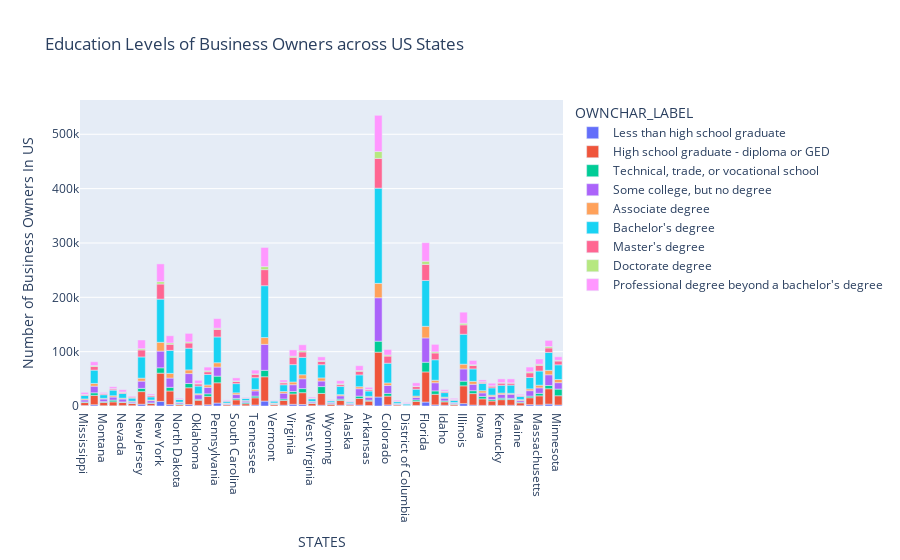

Notebook source saved alongside this figure:
### Code cell
# print(EDUCdf)

filter = EDUCdf_States[['NAME','OWNER_RACE_LABEL','OWNCHAR_LABEL','OWNPDEMP']]


totalRespondants = filter['OWNER_RACE_LABEL'] == 'All owners of respondent firms'
newdf2 = filter[totalRespondants]
newdf2 = newdf2[newdf2['OWNCHAR_LABEL'] != 'Total reporting']
newdf2 = newdf2[newdf2['OWNCHAR_LABEL'] != 'Item not reported']
newdf2['OWNPDEMP'] = newdf2['OWNPDEMP'].astype('int64')

newdf2
fig = px.bar(newdf2, x="NAME", y="OWNPDEMP", color="OWNCHAR_LABEL", title="Education Levels of Business Owners across US States",
               labels ={"NAME":"STATES",
                    "OWNPDEMP":"Number of Business Owners In US"})
fig.show()

# newdf2.groupby(['NAME','OWNCHAR_LABEL']).agg('sum')['OWNPDEMP']
# newdf2
# myfilter = filter['OWNCHAR_LABEL'] == 'Associate degree'

# filter[myfilter]
    

# type(filter)
# filter
# print(filter)
# s=filter.groupby('NAME').agg('count')['OWNCHAR_LABEL']
# s= filter['OWNCHAR_LABEL'].value_counts()

### Figure 1 — Plotly figure (JSON) as saved in the notebook; plotly's stock layout.template omitted (floating-point values rounded to 4 significant figures)
{"data": [{"alignmentgroup": "True", "hovertemplate": "OWNCHAR_LABEL=Less than high school graduate<br>STATES=%{x}<br>Number of Business Owners In US=%{y}<extra></extra>", "legendgroup": "Less than high school graduate", "marker": {"color": "#636efa", "pattern": {"shape": ""}}, "name": "Less than high school graduate", "offsetgroup": "Less than high school graduate", "orientation": "v", "showlegend": true, "textposition": "auto", "type": "bar", "x": ["Mississippi", "Missouri", "Montana", "Nebraska", "Nevada", "New Hampshire", "New Jersey", "New Mexico", "New York", "North Carolina", "North Dakota", "Ohio", "Oklahoma", "Oregon", "Pennsylvania", "Rhode Island", "South Carolina", "South Dakota", "Tennessee", "Texas", "Vermont", "Utah", "Virginia", "Washington", "West Virginia", "Wisconsin", "Wyoming", "Alabama", "Alaska", "Arizona", "Arkansas", "California", "Colorado", "Delaware", "District of Columbia", "Connecticut", "Florida", "Georgia", "Idaho", "Hawaii", "Illinois", "Indiana", "Iowa", "Kansas", "Kentucky", "Louisiana", "Maine", "Maryland", "Massachusetts", "Michigan", "Minnesota"], "xaxis": "x", "y": [877, 2278, 525, 342, 674, 596, 3276, 659, 8559, 2607, 132, 2683, 1181, 2210, 5446, 279, 1794, 382, 1837, 9063, 257, 1483, 3144, 2791, 328, 1473, 133, 1403, 319, 1724, 870, 16563, 2070, 227, 0, 1025, 7288, 2065, 1366, 406, 4398, 1729, 1116, 1167, 955, 1408, 581, 2442, 1932, 3424, 1855], "yaxis": "y"}, {"alignmentgroup": "True", "hovertemplate": "OWNCHAR_LABEL=High school graduate - diploma or GED<br>STATES=%{x}<br>Number of Business Owners In US=%{y}<extra></extra>", "legendgroup": "High school graduate - diploma or GED", "marker": {"color": "#EF553B", "pattern": {"shape": ""}}, "name": "High school graduate - diploma or GED", "offsetgroup": "High school graduate - diploma or GED", "orientation": "v", "showlegend": true, "textposition": "auto", "type": "bar", "x": ["Mississippi", "Missouri", "Montana", "Nebraska", "Nevada", "New Hampshire", "New Jersey", "New Mexico", "New York", "North Carolina", "North Dakota", "Ohio", "Oklahoma", "Oregon", "Pennsylvania", "Rhode Island", "South Carolina", "South Dakota", "Tennessee", "Texas", "Vermont", "Utah", "Virginia", "Washington", "West Virginia", "Wisconsin", "Wyoming", "Alabama", "Alaska", "Arizona", "Arkansas", "California", "Colorado", "Delaware", "District of Columbia", "Connecticut", "Florida", "Georgia", "Idaho", "Hawaii", "Illinois", "Indiana", "Iowa", "Kansas", "Kentucky", "Louisiana", "Maine", "Maryland", "Massachusetts", "Michigan", "Minnesota"], "xaxis": "x", "y": [5443, 17210, 6084, 7273, 5782, 3955, 23207, 4028, 51898, 25037, 2382, 30892, 9457, 15467, 37255, 2226, 9574, 3745, 13231, 44743, 2622, 8727, 19013, 21709, 4639, 21631, 3264, 8836, 1744, 12096, 8119, 82508, 16159, 1904, 665, 7421, 55410, 19489, 6232, 2679, 32725, 21126, 12038, 8022, 10715, 10446, 5178, 12762, 16774, 28364, 16992], "yaxis": "y"}, {"alignmentgroup": "True", "hovertemplate": "OWNCHAR_LABEL=Technical, trade, or vocational school<br>STATES=%{x}<br>Number of Business Owners In US=%{y}<extra></extra>", "legendgroup": "Technical, trade, or vocational school", "marker": {"color": "#00cc96", "pattern": {"shape": ""}}, "name": "Technical, trade, or vocational school", "offsetgroup": "Technical, trade, or vocational school", "orientation": "v", "showlegend": true, "textposition": "auto", "type": "bar", "x": ["Mississippi", "Missouri", "Montana", "Nebraska", "Nevada", "New Hampshire", "New Jersey", "New Mexico", "New York", "North Carolina", "North Dakota", "Ohio", "Oklahoma", "Oregon", "Pennsylvania", "Rhode Island", "South Carolina", "South Dakota", "Tennessee", "Texas", "Vermont", "Utah", "Virginia", "Washington", "West Virginia", "Wisconsin", "Wyoming", "Alabama", "Alaska", "Arizona", "Arkansas", "California", "Colorado", "Delaware", "District of Columbia", "Connecticut", "Florida", "Georgia", "Idaho", "Hawaii", "Illinois", "Indiana", "Iowa", "Kansas", "Kentucky", "Louisiana", "Maine", "Maryland", "Massachusetts", "Michigan", "Minnesota"], "xaxis": "x", "y": [1194, 4818, 1460, 3235, 1053, 720, 5994, 996, 9819, 6750, 1246, 7837, 1722, 4750, 12270, 580, 2624, 2186, 3162, 11805, 627, 2725, 4451, 7512, 601, 12648, 493, 2399, 561, 4299, 1700, 20250, 4990, 589, 0, 2772, 17851, 6272, 1785, 814, 8598, 5322, 4505, 2542, 2728, 2193, 1426, 2971, 4588, 5953, 12275], "yaxis": "y"}, {"alignmentgroup": "True", "hovertemplate": "OWNCHAR_LABEL=Some college, but no degree<br>STATES=%{x}<br>Number of Business Owners In US=%{y}<extra></extra>", "legendgroup": "Some college, but no degree", "marker": {"color": "#ab63fa", "pattern": {"shape": ""}}, "name": "Some college, but no degree", "offsetgroup": "Some college, but no degree", "orientation": "v", "showlegend": true, "textposition": "auto", "type": "bar", "x": ["Mississippi", "Missouri", "Montana", "Nebraska", "Nevada", "New Hampshire", "New Jersey", "New Mexico", "New York", "North Carolina", "North Dakota", "Ohio", "Oklahoma", "Oregon", "Pennsylvania", "Rhode Island", "South Carolina", "South Dakota", "Tennessee", "Texas", "Vermont", "Utah", "Virginia", "Washington", "West Virginia", "Wisconsin", "Wyoming", "Alabama", "Alaska", "Arizona", "Arkansas", "California", "Colorado", "Delaware", "District of Columbia", "Connecticut", "Florida", "Georgia", "Idaho", "Hawaii", "Illinois", "Indiana", "Iowa", "Kansas", "Kentucky", "Louisiana", "Maine", "Maryland", "Massachusetts", "Michigan", "Minnesota"], "xaxis": "x", "y": [3749, 12185, 4781, 5670, 5314, 2116, 13325, 4119, 30747, 17022, 2198, 18229, 8421, 11944, 16730, 1562, 7008, 2631, 9533, 47814, 1065, 10664, 12608, 18092, 2002, 10259, 1771, 6197, 2023, 13667, 5343, 79898, 14584, 1429, 418, 4558, 44760, 14980, 5111, 1606, 22533, 11808, 6442, 5888, 6947, 7599, 2877, 10054, 10143, 19706, 11828], "yaxis": "y"}, {"alignmentgroup": "True", "hovertemplate": "OWNCHAR_LABEL=Associate degree<br>STATES=%{x}<br>Number of Business Owners In US=%{y}<extra></extra>", "legendgroup": "Associate degree", "marker": {"color": "#FFA15A", "pattern": {"shape": ""}}, "name": "Associate degree", "offsetgroup": "Associate degree", "orientation": "v", "showlegend": true, "textposition": "auto", "type": "bar", "x": ["Mississippi", "Missouri", "Montana", "Nebraska", "Nevada", "New Hampshire", "New Jersey", "New Mexico", "New York", "North Carolina", "North Dakota", "Ohio", "Oklahoma", "Oregon", "Pennsylvania", "Rhode Island", "South Carolina", "South Dakota", "Tennessee", "Texas", "Vermont", "Utah", "Virginia", "Washington", "West Virginia", "Wisconsin", "Wyoming", "Alabama", "Alaska", "Arizona", "Arkansas", "California", "Colorado", "Delaware", "District of Columbia", "Connecticut", "Florida", "Georgia", "Idaho", "Hawaii", "Illinois", "Indiana", "Iowa", "Kansas", "Kentucky", "Louisiana", "Maine", "Maryland", "Massachusetts", "Michigan", "Minnesota"], "xaxis": "x", "y": [1725, 5019, 1252, 2352, 1631, 1428, 5468, 1239, 16190, 8602, 1171, 6787, 1826, 4323, 7896, 791, 3196, 1254, 2747, 12527, 997, 3070, 4940, 7437, 862, 5689, 792, 2078, 422, 3648, 1689, 26449, 4649, 596, 0, 2460, 21336, 4594, 1793, 896, 8695, 5381, 4074, 2369, 2447, 1690, 1709, 3307, 4833, 8232, 5841], "yaxis": "y"}, {"alignmentgroup": "True", "hovertemplate": "OWNCHAR_LABEL=Bachelor's degree<br>STATES=%{x}<br>Number of Business Owners In US=%{y}<extra></extra>", "legendgroup": "Bachelor's degree", "marker": {"color": "#19d3f3", "pattern": {"shape": ""}}, "name": "Bachelor's degree", "offsetgroup": "Bachelor's degree", "orientation": "v", "showlegend": true, "textposition": "auto", "type": "bar", "x": ["Mississippi", "Missouri", "Montana", "Nebraska", "Nevada", "New Hampshire", "New Jersey", "New Mexico", "New York", "North Carolina", "North Dakota", "Ohio", "Oklahoma", "Oregon", "Pennsylvania", "Rhode Island", "South Carolina", "South Dakota", "Tennessee", "Texas", "Vermont", "Utah", "Virginia", "Washington", "West Virginia", "Wisconsin", "Wyoming", "Alabama", "Alaska", "Arizona", "Arkansas", "California", "Colorado", "Delaware", "District of Columbia", "Connecticut", "Florida", "Georgia", "Idaho", "Hawaii", "Illinois", "Indiana", "Iowa", "Kansas", "Kentucky", "Louisiana", "Maine", "Maryland", "Massachusetts", "Michigan", "Minnesota"], "xaxis": "x", "y": [6399, 24499, 6655, 10336, 8629, 5704, 39004, 5784, 79452, 42339, 5084, 39956, 14061, 19297, 47485, 3308, 16998, 3967, 21553, 95444, 3541, 12422, 31983, 31930, 4827, 24303, 2850, 15228, 2406, 21784, 9852, 175196, 36300, 3241, 2497, 12656, 84370, 37685, 8336, 4004, 55075, 22878, 13265, 13456, 14333, 15090, 5817, 20937, 26116, 32899, 27009], "yaxis": "y"}, {"alignmentgroup": "True", "hovertemplate": "OWNCHAR_LABEL=Master's degree<br>STATES=%{x}<br>Number of Business Owners In US=%{y}<extra></extra>", "legendgroup": "Master's degree", "marker": {"color": "#FF6692", "pattern": {"shape": ""}}, "name": "Master's degree", "offsetgroup": "Master's degree", "orientation": "v", "showlegend": true, "textposition": "auto", "type": "bar", "x": ["Mississippi", "Missouri", "Montana", "Nebraska", "Nevada", "New Hampshire", "New Jersey", "New Mexico", "New York", "North Carolina", "North Dakota", "Ohio", "Oklahoma", "Oregon", "Pennsylvania", "Rhode Island", "South Carolina", "South Dakota", "Tennessee", "Texas", "Vermont", "Utah", "Virginia", "Washington", "West Virginia", "Wisconsin", "Wyoming", "Alabama", "Alaska", "Arizona", "Arkansas", "California", "Colorado", "Delaware", "District of Columbia", "Connecticut", "Florida", "Georgia", "Idaho", "Hawaii", "Illinois", "Indiana", "Iowa", "Kansas", "Kentucky", "Louisiana", "Maine", "Maryland", "Massachusetts", "Michigan", "Minnesota"], "xaxis": "x", "y": [1695, 6630, 1884, 2085, 2089, 1929, 12922, 2281, 27805, 11153, 544, 9614, 3888, 5038, 13795, 994, 3853, 676, 6287, 29530, 738, 3544, 13399, 10052, 1091, 6205, 1088, 3258, 510, 6630, 2288, 54749, 13133, 1140, 1046, 4858, 29566, 12485, 2487, 1315, 17262, 6332, 2385, 3197, 4003, 3632, 1844, 8634, 10344, 8285, 6991], "yaxis": "y"}, {"alignmentgroup": "True", "hovertemplate": "OWNCHAR_LABEL=Doctorate degree<br>STATES=%{x}<br>Number of Business Owners In US=%{y}<extra></extra>", "legendgroup": "Doctorate degree", "marker": {"color": "#B6E880", "pattern": {"shape": ""}}, "name": "Doctorate degree", "offsetgroup": "Doctorate degree", "orientation": "v", "showlegend": true, "textposition": "auto", "type": "bar", "x": ["Mississippi", "Missouri", "Montana", "Nebraska", "Nevada", "New Hampshire", "New Jersey", "New Mexico", "New York", "North Carolina", "North Dakota", "Ohio", "Oklahoma", "Oregon", "Pennsylvania", "Rhode Island", "South Carolina", "South Dakota", "Tennessee", "Texas", "Vermont", "Utah", "Virginia", "Washington", "West Virginia", "Wisconsin", "Wyoming", "Alabama", "Alaska", "Arizona", "Arkansas", "California", "Colorado", "Delaware", "District of Columbia", "Connecticut", "Florida", "Georgia", "Idaho", "Hawaii", "Illinois", "Indiana", "Iowa", "Kansas", "Kentucky", "Louisiana", "Maine", "Maryland", "Massachusetts", "Michigan", "Minnesota"], "xaxis": "x", "y": [438, 1786, 173, 618, 575, 418, 2294, 521, 4354, 2461, 186, 1905, 993, 1749, 2283, 178, 1133, 470, 710, 5529, 193, 1165, 2142, 2094, 170, 1057, 168, 1341, 220, 1363, 665, 12653, 1825, 123, 125, 719, 5854, 2074, 289, 221, 2971, 1370, 784, 551, 924, 543, 231, 1786, 2121, 2656, 1240], "yaxis": "y"}, {"alignmentgroup": "True", "hovertemplate": "OWNCHAR_LABEL=Professional degree beyond a bachelor's degree<br>STATES=%{x}<br>Number of Business Owners In US=%{y}<extra></extra>", "legendgroup": "Professional degree beyond a bachelor's degree", "marker": {"color": "#FF97FF", "pattern": {"shape": ""}}, "name": "Professional degree beyond a bachelor's degree", "offsetgroup": "Professional degree beyond a bachelor's degree", "orientation": "v", "showlegend": true, "textposition": "auto", "type": "bar", "x": ["Mississippi", "Missouri", "Montana", "Nebraska", "Nevada", "New Hampshire", "New Jersey", "New Mexico", "New York", "North Carolina", "North Dakota", "Ohio", "Oklahoma", "Oregon", "Pennsylvania", "Rhode Island", "South Carolina", "South Dakota", "Tennessee", "Texas", "Vermont", "Utah", "Virginia", "Washington", "West Virginia", "Wisconsin", "Wyoming", "Alabama", "Alaska", "Arizona", "Arkansas", "California", "Colorado", "Delaware", "District of Columbia", "Connecticut", "Florida", "Georgia", "Idaho", "Hawaii", "Illinois", "Indiana", "Iowa", "Kansas", "Kentucky", "Louisiana", "Maine", "Maryland", "Massachusetts", "Michigan", "Minnesota"], "xaxis": "x", "y": [3513, 7004, 2076, 3565, 4240, 1557, 15987, 2545, 32667, 13329, 1427, 15731, 5732, 6812, 17674, 1281, 5594, 996, 7002, 35296, 918, 4087, 11602, 11049, 1940, 7152, 1033, 5959, 1056, 8973, 3769, 66664, 10364, 1489, 1628, 6190, 34069, 13795, 2742, 2076, 20378, 7811, 3471, 4768, 6879, 7293, 1850, 8799, 9611, 11239, 6514], "yaxis": "y"}], "layout": {"barmode": "relative", "legend": {"title": {"text": "OWNCHAR_LABEL"}, "tracegroupgap": 0}, "title": {"text": "Education Levels of Business Owners across US States"}, "xaxis": {"anchor": "y", "domain": [0, 1], "title": {"text": "STATES"}}, "yaxis": {"anchor": "x", "domain": [0, 1], "title": {"text": "Number of Business Owners In US"}}}}
